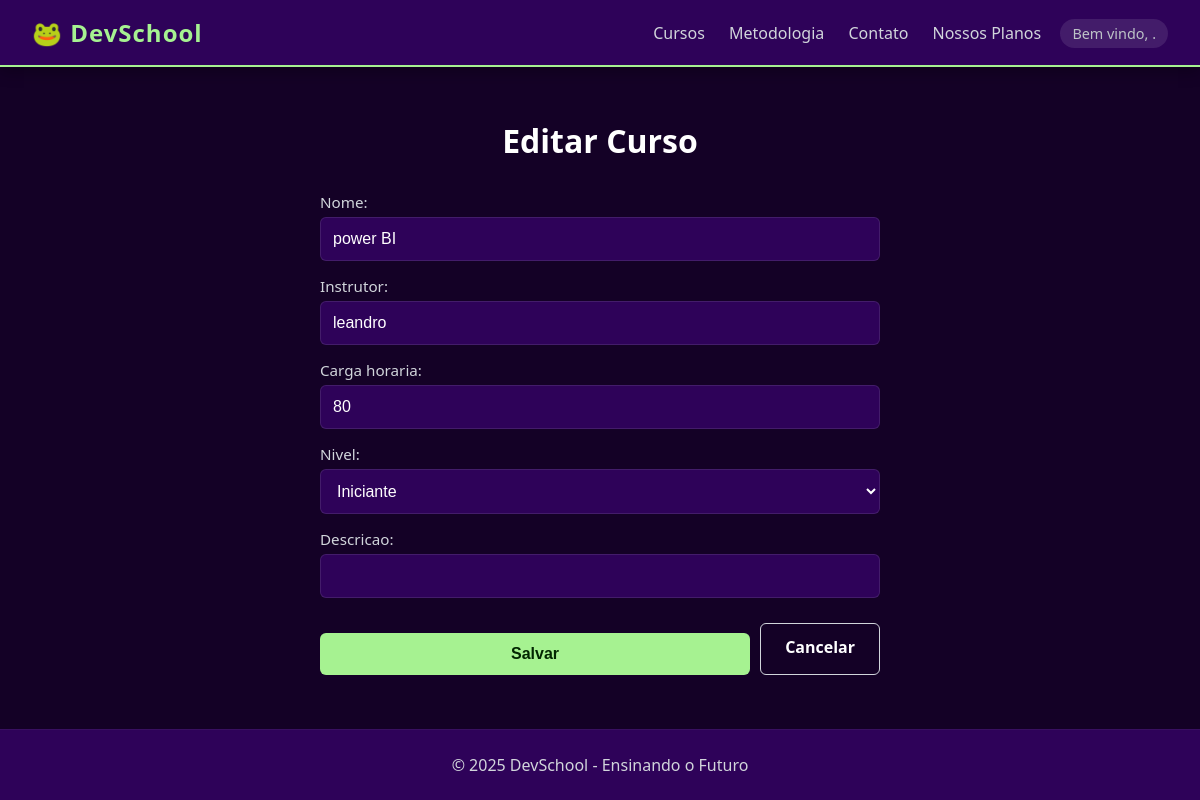
/curso/editar/2/ (signed in), run on the app's committed database.
### app/models.py (models this page shows, shortened)
class Curso(models.Model):
    nome = models.CharField(max_length=200)
    instrutor = models.CharField(max_length=100)
    carga_horaria = models.IntegerField()
    NIVEL_CHOICES = [
        ('Iniciante', 'Iniciante'),
        ('Intermediário', 'Intermediário'),
        ('Avançado', 'Avançado'),
    ]
    nivel = models.CharField(max_length=50, choices=NIVEL_CHOICES, default='Iniciante')
    descricao = models.CharField(max_length=1000, default ='')

### app/views.py (the view)
# urls.py: path('curso/editar/<int:pk>/', views.editar_curso_view, name='curso_editar'),
def editar_curso_view(request, pk):
    curso = get_object_or_404(Curso, pk=pk)
    form = CursoForm(request.POST or None, instance=curso)
    if form.is_valid():
        form.save()
        return redirect('home') # Redireciona para a lista (nome da sua rota home)
    return render(request, 'curso_form.html', {'form': form})

### app/forms.py
class CursoForm(forms.ModelForm):
    class Meta:
        model = Curso
        fields = '__all__' # Inclui todos os campos do Model

### app/templates/curso_form.html (shortened to what this page needs)
{% extends 'base.html' %}
{% block conteudo %}
    {% if perms.app_change_curso %}
    <div class="form-wrapper">
        <h1 class="text-center mb-30" style="color: var(--text-main);">
            {% if form.instance.pk %}
                Editar Curso
            {% else %}
                Cadastrar Novo Curso
            {% endif %}
        </h1>
        <form method="post">
            <div class="django-raw-form">
                {{ form.as_p }}
            </div>
            <div style="display: flex; gap: 10px; margin-top: 25px;">
                <button type="submit" class="btn btn-primary">
                    Salvar
                </button>
                <a href="/" class="btn btn-outline" style="text-decoration: none; text-align: center;">
                    Cancelar
                </a>
            </div>
        </form>
    </div>
    {% else %}
    <h1 class="text-center mb-30" style="color: var(--text-main);">Você precisa ter permissão para acessar essa página</h1>
    {% endif %}
{% endblock %}

### app/templates/base.html (shortened to what this page needs)
<!DOCTYPE html>
<html lang="pt-BR">
<head>
    {% load static %}
    <link rel="stylesheet" href="{% static 'style.css' %}">
</head>
<body>
    <header>
    <nav>
        <h2>🐸 DevSchool</h2>
        <div>
            <a href="/">Cursos</a>
            <a href="/metodologia">Metodologia</a>
            <a href="/contato">Contato</a>
            <a href="/assinaturas">Nossos Planos</a>
            {% if user.is_authenticated %} <span style="margin-left: 15px; font-size: 0.9em; color: #bdc3c7;">
                    Bem vindo, {{ user.username }}
                </span>
            {% else %}
                <a href="{% url 'login' %}">LOGIN</a>
            {% endif %}
        </div>
    </nav>
    </header>
    <main>
    <div class="container">
        {% block conteudo %}
        {% endblock %}
    </div>
    </main>
    <footer>© 2025 DevSchool - Ensinando o Futuro</footer>
</body>
</html>

### app/static/style.css (style rules this page uses)
:root { --background-color: #140126; --primary-surface: #2E0259; --accent-color: #A6F291; --contrast-text: #022601; --text-main: #ffffff; --text-secondary: #d1d5db; }
* { margin: 0; padding: 0; box-sizing: border-box; }
body { font-family: 'Segoe UI', Tahoma, Geneva, Verdana, sans-serif; background-color: var(--background-color); color: var(--text-main); display: flex; flex-direction: column; min-height: 100vh; }
nav { background-color: var(--primary-surface); padding: 1rem 2rem; display: flex; justify-content: space-between; align-items: center; border-bottom: 2px solid var(--accent-color); box-shadow: 0 4px 15px rgba(0,0,0,0.3); }
nav h2 { font-size: 1.5rem; font-weight: bold; letter-spacing: 1px; color: var(--accent-color); }
nav a { color: var(--text-secondary); text-decoration: none; margin-left: 20px; font-weight: 500; transition: color 0.3s; }
nav span { margin-left: 20px; font-size: 0.9rem; background-color: rgba(255,255,255,0.1); padding: 5px 12px; border-radius: 20px; color: var(--text-main); }
.container { max-width: 1100px; margin: 2rem auto; padding: 0 20px; flex: 1; width: 100%; }
footer { background-color: var(--primary-surface); color: var(--text-secondary); text-align: center; padding: 1.5rem; margin-top: auto; border-top: 1px solid rgba(255,255,255,0.05); }
h1, h3 { color: var(--text-main); margin-bottom: 20px; }
.form-wrapper { max-width: 600px; margin: 0 auto; padding: 20px; }
.text-center { text-align: center; }
.mb-30 { margin-bottom: 30px; }
label { color: var(--text-secondary); font-weight: 500; font-size: 0.95rem; }
.btn { padding: 12px 24px; border-radius: 6px; font-weight: bold; font-size: 1rem; cursor: pointer; border: none; transition: transform 0.2s, opacity 0.2s; display: inline-block; text-align: center; }
.btn-primary { background-color: var(--accent-color); color: var(--contrast-text); width: 100%; margin-top: 10px; }
.btn-outline { background: transparent; border: 1px solid var(--text-secondary); color: var(--text-main); }
.django-raw-form p label { display: block; color: var(--text-secondary); font-weight: 500; margin-bottom: 5px; margin-top: 15px; }
.django-raw-form input[type="text"], .django-raw-form input[type="number"], .django-raw-form input[type="email"], .django-raw-form select, .django-raw-form textarea { width: 100%; padding: 12px; border-radius: 6px; border: 1px solid rgba(255, 255, 255, 0.1); background-color: var(--primary-surface); color: var(--text-main); font-size: 1rem; outline: none; transition: border-color 0.3s; }
:root { --danger-color: #ef4444; --danger-hover: #dc2626; }

### data on the page
Curso: nome "power BI", instrutor "leandro", carga_horaria "80", nivel "Iniciante"

### other printed values
{{ user.username }} "."
